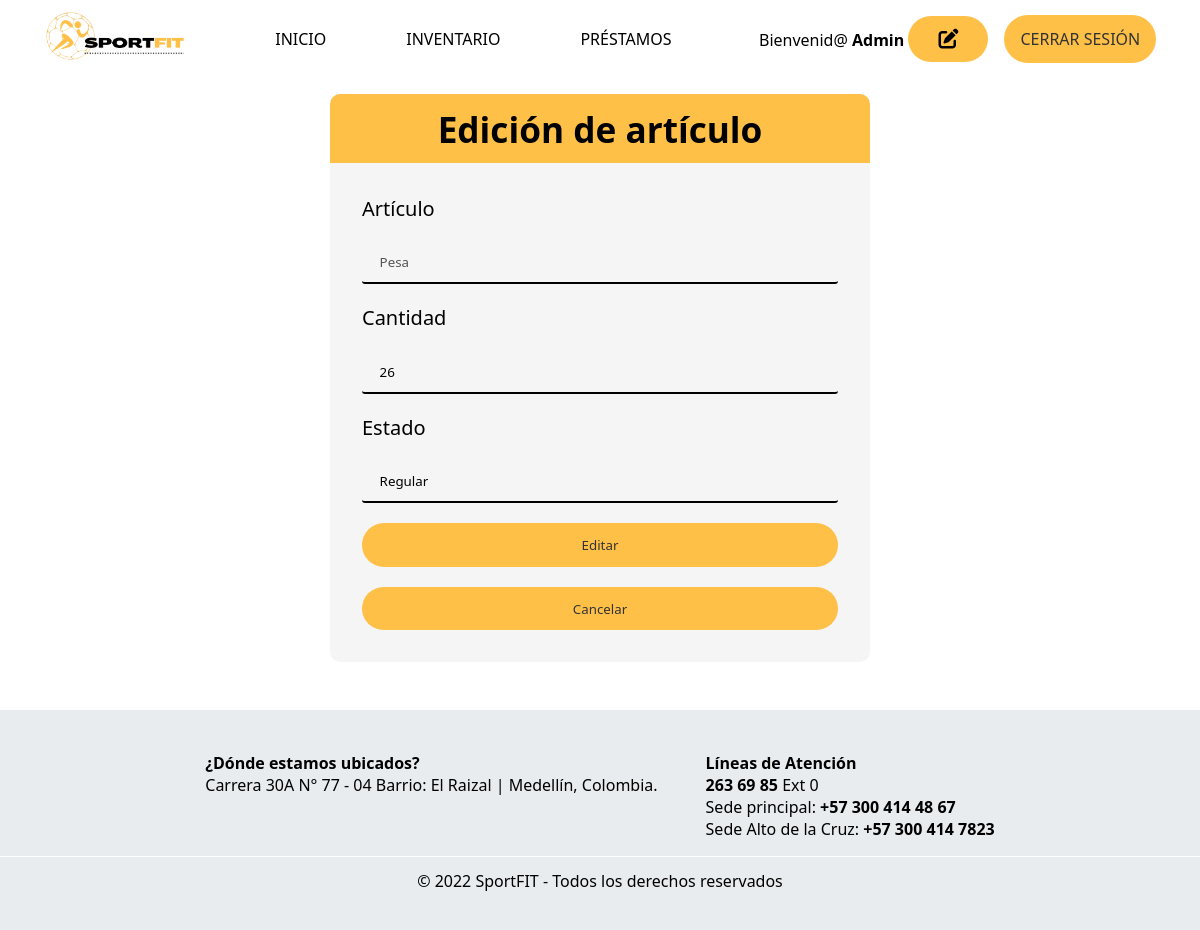
Page /vistas/editar-articulo.php?id=1 (signed in) on the earlier database version.
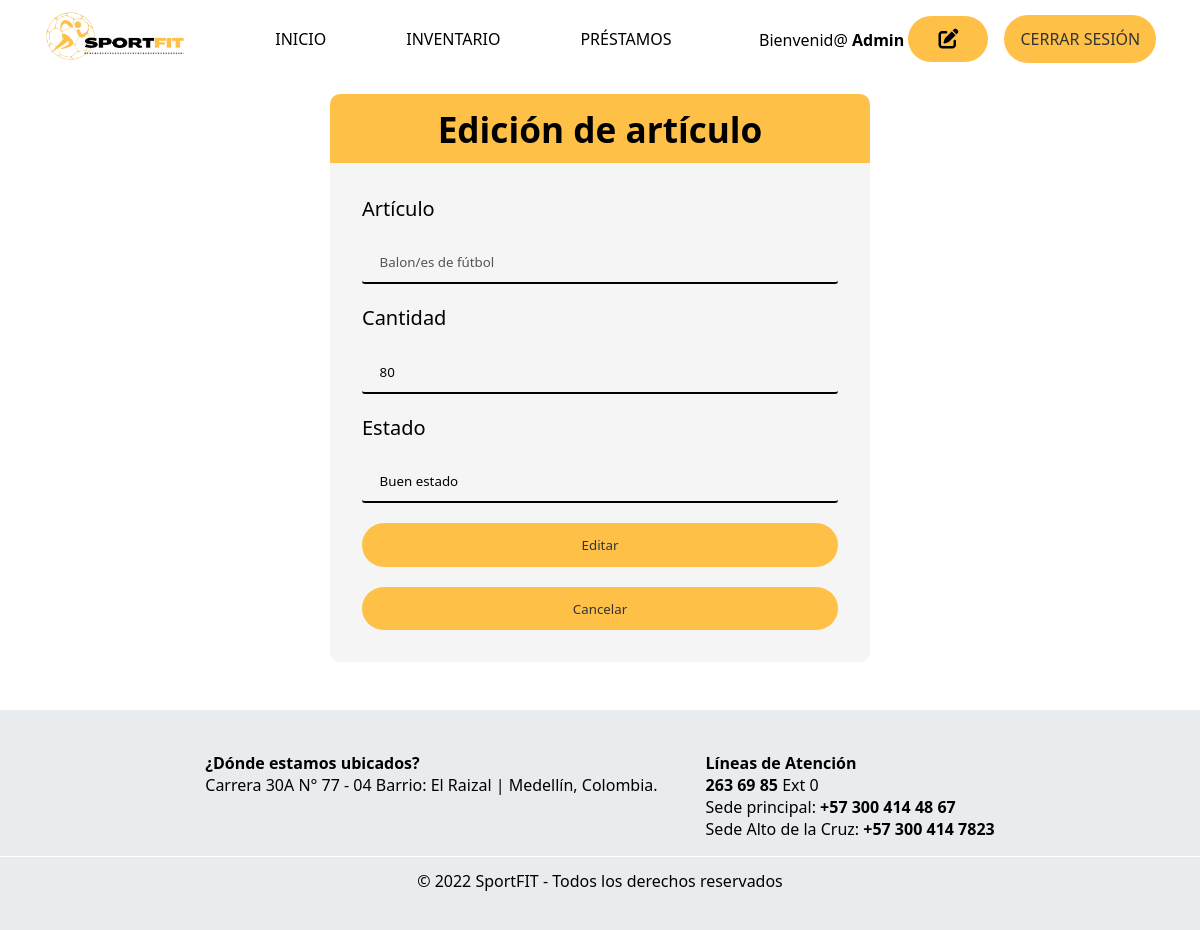
Same page on the later database version.
### tables this page shows
CREATE TABLE `usuarios` (
  `id` int(4) NOT NULL,
  `documento` int(11) NOT NULL,
  `nombre_completo` varchar(50) NOT NULL,
  `correo` varchar(200) NOT NULL,
  `contacto` varchar(11) NOT NULL,
  `contrasena` varchar(250) NOT NULL
);

CREATE TABLE `articulo` (
  `id_articulo` int(5) NOT NULL,
  `tipo_articulo` varchar(30) NOT NULL,
  `cantidad` int(4) NOT NULL,
  `estado_articulo` varchar(30) NOT NULL,
  `descripcion` varchar(100) NOT NULL
);

### vistas/editar-articulo.php (the view, shortened to what this page needs)
<?php
	require '../php/conexion.php';
	if (isset($_SESSION['user_id'])) {
        $records = $conn->prepare('SELECT id, nombre_completo, correo, contrasena FROM usuarios WHERE id = :id');
		$records->bindParam(':id', $_SESSION['user_id']);
		$records->execute();
		$results = $records->fetch(PDO::FETCH_ASSOC);
	}
    $id_articulo = $_GET["id"];
?>
<!DOCTYPE html>
<html lang="es">
<head>
    <link rel="stylesheet" href="../css/styles.css">
    <link rel="stylesheet" href="../css/edicion-usuario.css">
    <link rel="stylesheet" href="https://cdnjs.cloudflare.com/ajax/libs/font-awesome/6.2.0/css/all.min.css" />
</head>
<body>
    <nav class="navbar">
        <a href="../index.php" class="logo" >
            <img src="../imgs/sportfit.png" alt="logo SportFit" />
        </a>
        <ul class="center-nav">
            <li><a href="../index.php">Inicio</a></li>
            <li><a href="inventario.php">Inventario</a></li>
            <li><a href="prestamo.php">Préstamos</a></li>
        </ul>
        <div class="select">
            <p>Bienvenid@&nbsp;<strong><?php echo $results["nombre_completo"]; ?></strong><a href="editar-usuario.php" class="edit">&nbsp;<i class="fa-solid fa-pen-to-square"></i></a></p>
            <a href="logout.php" class="btn" id="iniciar-sesion">Cerrar sesión</a>
        </div>
    </nav>
    <main>
        <h2>Edición de artículo</h2>
        <form action="actualizar-articulo.php" method="POST" id="edicion">
            <?php
            require '../php/conexionsqli.php';
            $result = mysqli_query($cnx,"SELECT * FROM articulo WHERE id_articulo = '$id_articulo'");
            while($row = mysqli_fetch_array($result)){
                echo "<label>Artículo</label>";
                echo "<input value='{$row['tipo_articulo']}' disabled placeholder='Articulo' type='text' name='articulo'>";
                echo "<label>Cantidad</label>";
                echo "<input required value='{$row['cantidad']}' placeholder='Cantidad' type='number' name='cantidad'>";
                echo "<label>Estado</label>";
                echo "<input required value='{$row['estado_articulo']}' placeholder='Estado' type='text' name='estado'>";
                echo "<button type='submit' class='btn'>Editar</button>";
                echo "<a href='inventario.php' class='btn'>Cancelar</a>";
            }?>
        </form>
    </main>
    <footer>
        <ul class="footer-info">
            <li><strong>¿Dónde estamos ubicados?</strong>
                <ul>
                    <li><a href="https://goo.gl/maps/YQ8RRNZhMk4FwjLE9" target="_blank">Carrera 30A N° 77 - 04 Barrio: El Raizal | Medellín, Colombia.</a></li>
                </ul>
            </li>
            <li><strong>Líneas de Atención</strong>
                <ul>
                    <li><strong><a href="tel:+572636985">263 69 85</a></strong> Ext 0</li>
                    <li>Sede principal: <strong><a href="tel:+573004144867">+57 300 414 48 67</a></strong></li>
                    <li>Sede Alto de la Cruz: <strong><a href="tel:+573004147823">+57 300 414 7823</a></strong></li>
                </ul>
            </li>
        </ul>
        <div class="separador"></div>
        <div class="copyright">
            © 2022 SportFIT - Todos los derechos reservados
        </div>
    </footer>
</body>
</html>

### css/styles.css (style rules this page uses)
:root { --orange-color: #ffc048; --dark-gray-color: #1e272e; --blue-color: #aebebb; }
* { margin: 0; padding: 0; box-sizing: border-box; font-family: system-ui; }
ul { list-style: none; }
a { text-decoration: none; color: #000; }
.btn { background: var(--orange-color); padding: 0.8rem 1rem; border-radius: 30rem; border: none; cursor: pointer; color: #333; font-weight: 500; width: fit-content; transition: background 200ms ease-out; }
.navbar { position: relative; top: 0; display: flex; justify-content: space-around; align-items: center; text-transform: uppercase; padding: 0.6em 0; flex-wrap: wrap; background: #fff; }
.logo { width: 12%; transition: transform 250ms ease; }
.navbar img { width: 100%; }
.center-nav { display: flex; gap: 5em; }
.center-nav a { position: relative; transition: color 200ms ease-out; }
.center-nav a::before { content: ''; bottom: -2px; left: 0; width: 0%; height: 2px; position: absolute; background: #000; transition: width 200ms ease-out, color 200ms ease-out; }
.select { display: flex; align-items: center; gap: 1em; }
.select p { text-transform: capitalize; }
i { font-size: 20px; border-radius: 50px; padding: 12.8px 1.5em; background-color: var(--orange-color); transition: background 200ms ease-out; }
footer { display: flex; flex-direction: column; justify-content: center; height: 220px; background-color: #e9ecef; }
.footer-info { display: flex; justify-content: center; gap: 3em; padding: 1em 0; }
footer .separador { width: 100%; height: .1em; background-color: #fff; margin: 0 auto; }
footer .copyright { text-align: center; line-height: 3em; }

### css/edicion-usuario.css (style rules this page uses)
main { align-items: center; display: flex; flex-direction: column; justify-content: center; margin: 1rem 0 3rem 0; }
main h2 { background: var(--orange-color); border-radius: 10px 10px 0 0; font-size: 2.2rem; padding: 0.3em 0; text-align: center; width: 45%; }
#edicion { align-content: center; background-color: whitesmoke; border-radius: 0 0 10px 10px; display: flex; flex-direction: column; gap: 20px; justify-content: center; padding: 2rem; width: 45%; }
#edicion label { font-size: 20px; }
#edicion input { background: transparent; border: none; border-bottom: 2px solid black; border-radius: 3px; padding: 0.7rem 1.1rem; }
#edicion button { width: 100%; }
#edicion a { width: 100%; text-align: center; user-select: none; -webkit-user-drag: none; font-size: 13.3px; }

Differences in the rows shown:
changed articulo: articulo "Pesa" → "Balon/es de fútbol"; cantidad "26" → "80"; estado "Regular" → "Buen estado"
